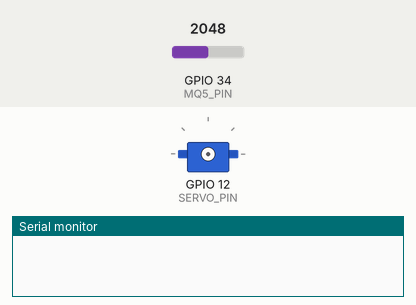
A sketch run on a simulated ESP32. On the bench: servo, the last lines printed to the serial monitor. The test bench sets the inputs (shaded band); at power-on: GPIO 34 (MQ5_PIN) = 2048. WiFi joins after 1.5 s; servers stay silent unless stated; web services answer with replies made up by the test bench.

Above: at 0.0 s.
At 7.1 s:
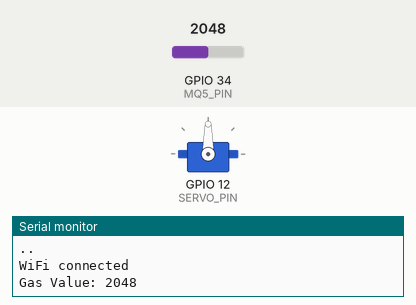
Timing chart, 0 to 8.6 s (numbered marks = the images above):
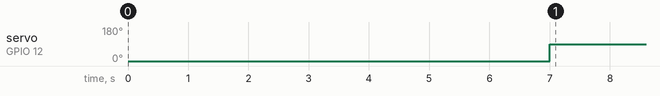

Measured:
- by itself, servo on GPIO 12 (SERVO_PIN): 0° → 90° at 7.0 s

The sketch:

Gas_Leak.ino
```cpp
#include <WiFi.h>
#include <HTTPClient.h>
#include <ESP32Servo.h>

const char* ssid = "stgts";
const char* password = "12345678";
const char* PUSHBULLET_TOKEN = "o.BaVicEUlz90IvbVjaPTfnXbW4hdoSnYC";

const int MQ5_PIN = 34; // Analog pin connected to MQ-5 sensor
const float GAS_THRESHOLD = 1500.0; // Gas concentration threshold

const int SERVO_PIN = 12; // Pin connected to servo signal wire
Servo myServo; // Create a servo object

void setup() {
  Serial.begin(115200);
  delay(4000);

  Serial.println("Connecting to WiFi...");
  WiFi.begin(ssid, password);

  while (WiFi.status() != WL_CONNECTED) {
    delay(1000);
    Serial.print(".");
  }
  Serial.println("\nWiFi connected");

  // Attach servo to the servo pin
  myServo.attach(SERVO_PIN);
  myServo.write(0);
  delay(1000); // Delay to allow servo to reach position
}

void loop() {
  int gasValue = analogRead(MQ5_PIN);
  Serial.print("Gas Value: ");
  Serial.println(gasValue);

  if (gasValue > GAS_THRESHOLD) {
    // Rotate servo by 90 degrees
    myServo.write(90);
    delay(1000); // Delay to allow servo to reach position
    sendPushNotification("Gas Leak Alert", "Gas leak detected! Take immediate action.");


    delay(60000); // Send notification every 1 minute
  }

  delay(1000); // Adjust delay as needed
}

void sendPushNotification(const char* title, const char* body) {
  HTTPClient http;
  http.begin("https://api.pushbullet.com/v2/pushes");
  http.addHeader("Access-Token", PUSHBULLET_TOKEN);
  http.addHeader("Content-Type", "application/json");

  // Construct JSON payload
  String jsonPayload = "{\"type\":\"note\",\"title\":\"" + String(title) + "\",\"body\":\"" + String(body) + "\"}";

  // Send POST request
  int httpResponseCode = http.POST(jsonPayload);

  if (httpResponseCode == 200) {
    Serial.println("Notification sent successfully.");
  } else {
    Serial.print("Failed to send notification. Status code: ");
    Serial.println(httpResponseCode);
    Serial.println(http.getString());
  }

  http.end();
}
```
